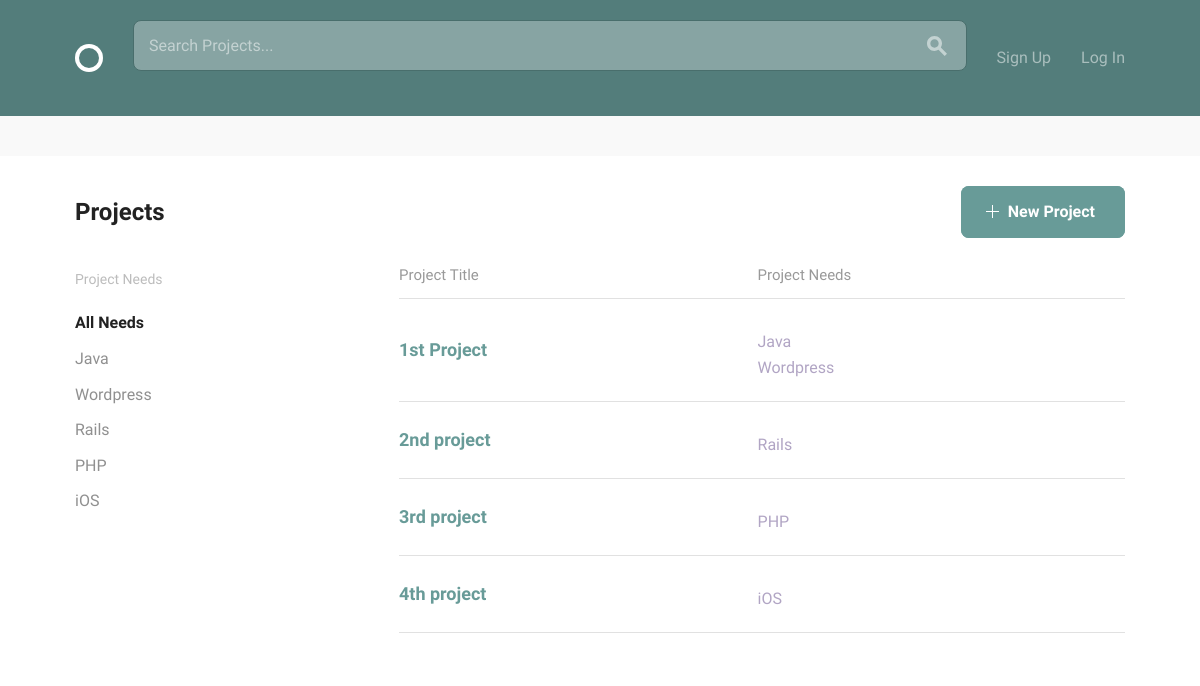
The app's page /, older data.
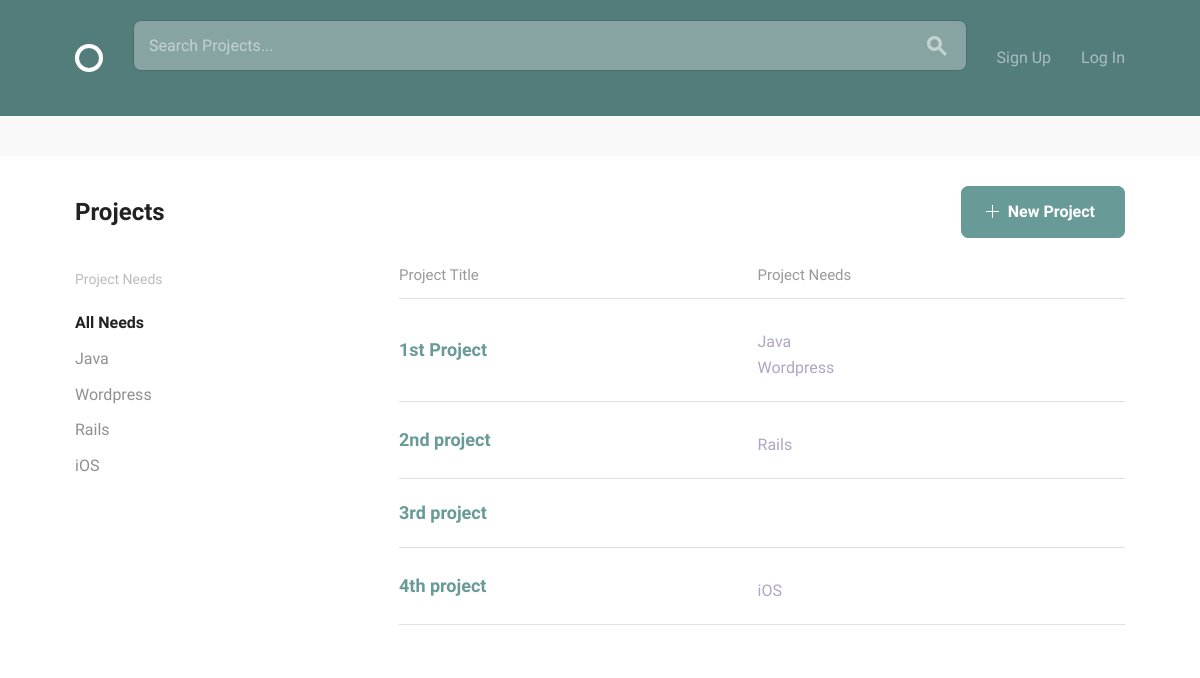
The same page, newer data.
### projects/models.py (models this page shows, shortened)
class Position(models.Model):
    ANDROID = "Android"
    DESIGN = "Design"
    JAVA = "Java"
    PHP = "PHP"
    PYTHON = "Python"
    RAILS = "Rails"
    WORDPRESS = "Wordpress"
    iOS = "iOS"
    SKILLES_CHOICES = (
        (ANDROID, "Android Developer"),
        (DESIGN, "Designer"),
        (JAVA, "Java Developer"),
        (PHP, "PHP Developer"),
        (PYTHON, "Python Developer"),
        (RAILS, "Rails Developer"),
        (WORDPRESS, "Wordpress Developer"),
        (iOS, "iOS Developer")
    )
    project = models.ForeignKey(
        Project,
        null=True,
        related_name="positions",
        on_delete=models.CASCADE)
    title = models.CharField(max_length=100, blank=True)
    description = models.TextField(max_length=500, blank=True)
    skill = models.CharField(
        max_length=20,
        choices=SKILLES_CHOICES,
        default="",
        blank=True)
    position_filled = models.BooleanField(default=False, blank=True)
    applicants = models.ManyToManyField(
        settings.AUTH_USER_MODEL,
        through='Application')

class Project(models.Model):
    user = models.ForeignKey(settings.AUTH_USER_MODEL, null=True)
    title = models.CharField(max_length=100)
    description = models.TextField(max_length=500)
    estimated_time = models.IntegerField()
    requirements = models.CharField(max_length=100)

### social_team_builder/views.py (the view)
# urls.py: 2. Add a URL to urlpatterns:  url(r'^$', Home.as_view(), name='home')
class Home(ListView):
    model = Project
    template_name = "home.html"
    def get_queryset(self):
        term = self.request.GET.get('q', '')
        if term:
            return Project.objects.filter(
                Q(title__icontains=term) | Q(description__icontains=term)
            )
        else:
            return Project.objects.all()

### templates/home.html (shortened to what this page needs)
{% extends "layout.html" %}
{% load static from staticfiles %}
{% block body_content %}
  <div class="bounds circle--page">
      <div class="circle--page--header circle--fluid">
          <div class="circle--fluid--cell circle--fluid--primary">
              <h2>Projects</h2>
          </div>
          <div class="circle--fluid--cell circle--fluid--secondary">
              <a class="button button-primary icon-on-left" href="{% url 'projects:create' %}">
                  <svg version="1.1" xmlns="http://www.w3.org/2000/svg" xmlns:xlink="http://www.w3.org/1999/xlink" x="0px" y="0px" viewBox="0 0 13 13" style="enable-background:new 0 0 13 13;" xml:space="preserve" class="add">
                    <polygon points="7,6 7,0 6,0 6,6 0,6 0,7 6,7 6,13 7,13 7,7 13,7 13,6 "/>
                  </svg>
                  New Project
              </a>
          </div>
      </div>
      <div class="grid-25">
          <div class="circle--filter circle--secondary--module">
              <h4>Project Needs</h4>
                  <ul class="circle--filter--list">
                      <li><a class="selected">All Needs</a></li>
                      {% for project in project_list %}
                          {% for position in project.positions.all %}
                              {% if position.position_filled != True %}
                                  <li><a href={% url 'projects:project_detail' pk=project.pk %}>{{ position.skill }}</a></li>
                              {% endif %}
                          {% endfor %}
                      {% endfor %}
                  </ul>
          </div>
      </div>
      <div class="grid-70 grid-push-5">
          <table class="u-full-width circle--table">
              <thead>
                  <tr>
                      <th>Project Title</th>
                      <th class="circle--cell--right">Project Needs</th>
                  </tr>
              </thead>
              <tbody>
                  {% for project in project_list %}
                      <tr class="clickable-row" data-href="{% url "projects:project_detail" pk=project.pk %}">
                          <td>
                              <h3>{{ project.title }}</h3></a>
                          </td>
                          <td class="circle--cell--right">
                              {% for position in project.positions.all %}
                                  {% if position.position_filled != True %}
                                      <p class="secondary-label">{{ position.skill }}</p>
                                  {% endif %}
                              {% endfor %}
                          </td>
                      </tr>
                  {% endfor %}
              </tbody>
          </table>
      </div>
  </div>
{% endblock %}

Row changes from the older to the newer data that the page shows:
removed Position: skill "PHP", shown under Project "3rd project"
